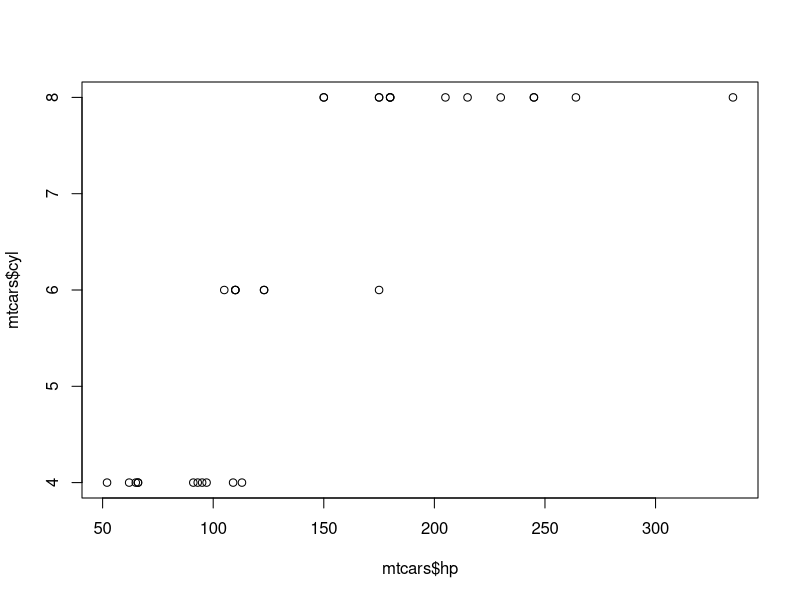
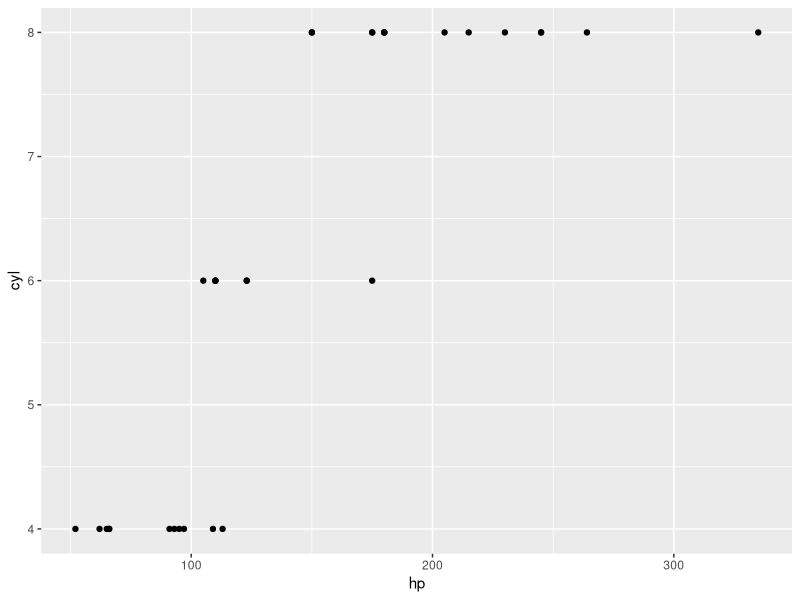
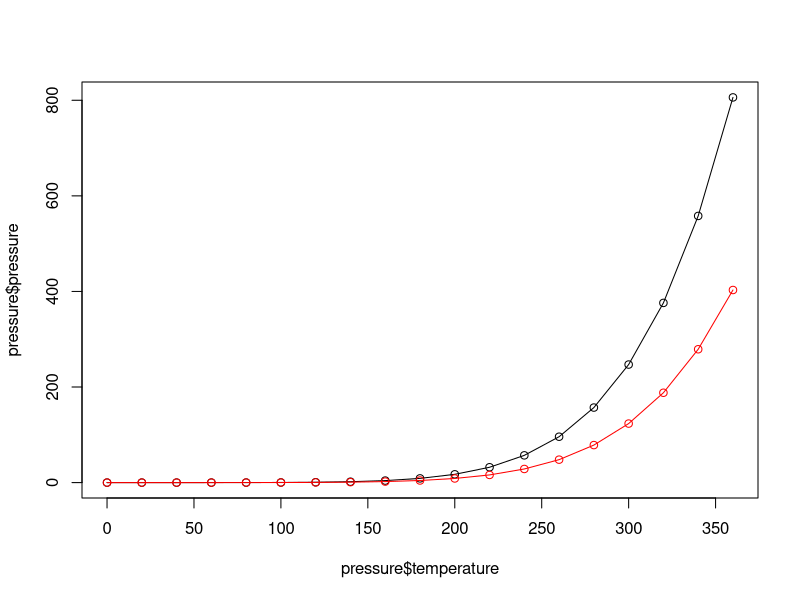
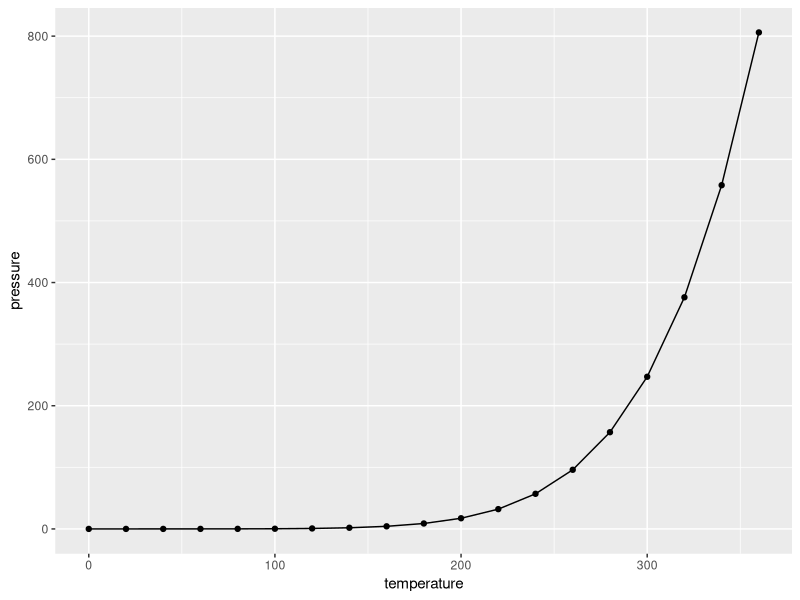
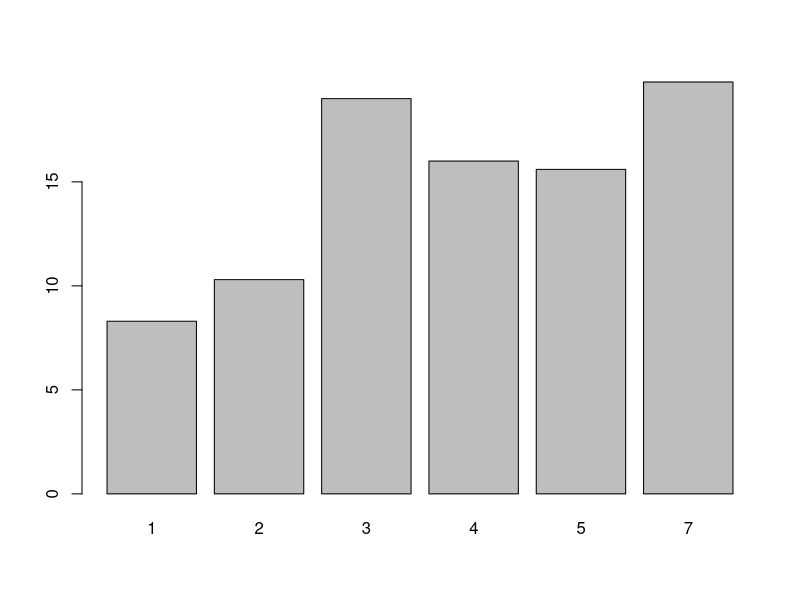
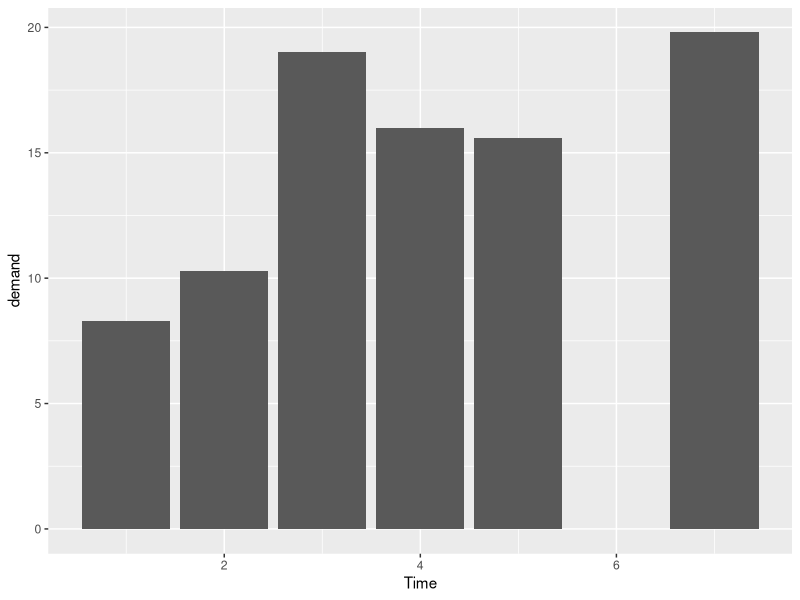
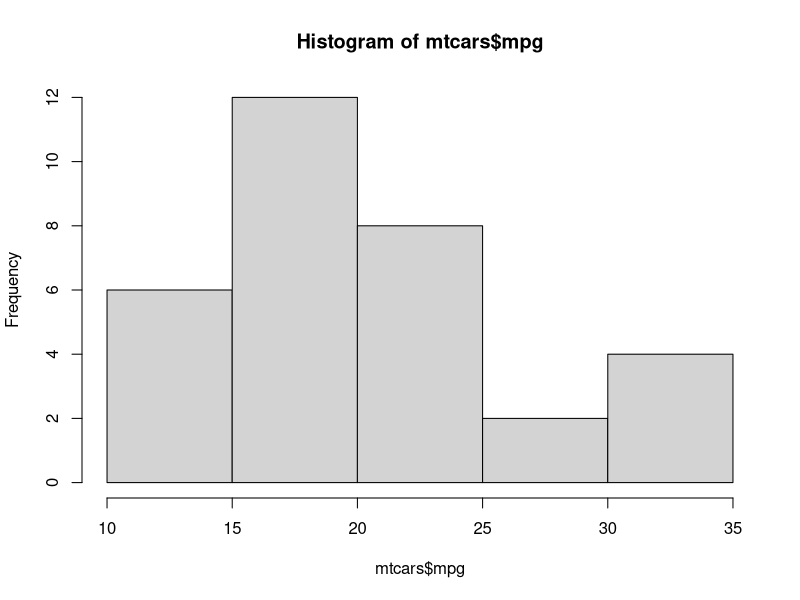
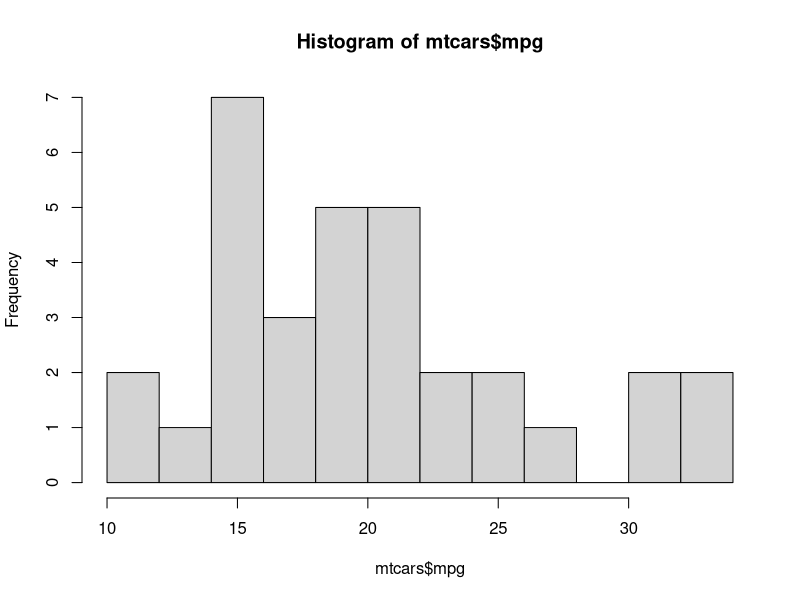

Reproduce these figures in R, in order.

library("ggplot2")

# 2.1 Построение scatter plot
##############################################
# Использовать базовую функцию plot()
View(mtcars)
plot(mtcars$hp, mtcars$cyl)

# Использовать функцию ggplot                 
ggplot(mtcars, aes(x=hp, y=cyl)) + geom_point()
###############################################


# 2.2 Построение a Line Graph
########################################################
# add points and/or multiple lines
plot(pressure$temperature, pressure$pressure, type="l")
points(pressure$temperature, pressure$pressure)
lines(pressure$temperature, pressure$pressure/2, col="red")
points(pressure$temperature, pressure$pressure/2, col="red")

#Using ggplot2 if two vectors are already in the same data frame
ggplot(pressure, aes(x=temperature, y=pressure)) + geom_line() + geom_point()
#####################################################################


#2.3 Creating a Bar Graph
####################################################################
# Using barplot()
barplot(BOD$demand, names.arg=BOD$Time)

# Using ggplot2 If the vector is in a data frame
# Bar graph of values. This uses the BOD data frame, with the
#"Time" column for x values and the "demand" column for y values.
ggplot(BOD, aes(x=Time, y=demand)) + geom_bar(stat="identity")
##################################################################


# 2.4 Creating a Histogram
##################################################################
# Using hist()
hist(mtcars$mpg)
# Specify approximate number of bins with breaks
hist(mtcars$mpg, breaks=10)

ggplot(mtcars, aes(x=mpg)) + geom_histogram(binwidth=4)
##################################################################


# 2.5 Creating a Box Plot
####################################################################
# Using plot()
plot(ToothGrowth$supp, ToothGrowth$len)

# If the two vectors are in the same data frame
# Formula syntax
boxplot(len ~ supp, data = ToothGrowth)
# Put interaction of two variables on x-axis
boxplot(len ~ supp + dose, data = ToothGrowth)

# Пример 1. Создание базового Box Plot с использованием ggplot2
# Если у вас есть набор данных, например, ToothGrowth, и вы хотите построить Box Plot для переменной len по группам supp, то код будет следующим:
# Создаем Box Plot для переменной 'len' по группам 'supp' в данных ToothGrowth
ggplot(ToothGrowth, aes(x = supp, y = len)) +
  geom_boxplot() +
  labs(title = "Box Plot of ToothGrowth Length by Supplement", 
       x = "Supplement Type", 
       y = "Tooth Length")

# Пример 2. Добавление второго фактора, например, переменной dose
# Чтобы добавить второй фактор, например, dose, на ось x, и увидеть взаимодействие между переменными, можно использовать следующий код:
# Box Plot с двумя факторами: 'supp' и 'dose'
ggplot(ToothGrowth, aes(x = interaction(supp, dose), y = len)) +
  geom_boxplot() +
  labs(title = "Box Plot of ToothGrowth Length by Supplement and Dose", 
       x = "Supplement and Dose", 
       y = "Tooth Length")

# Здесь функция interaction(supp, dose) создает комбинацию значений двух факторов на оси x, что позволяет визуализировать их взаимодействие.

# Пример 3. Создание диаграммы с цветовой кодировкой
# Вы можете также добавить цветовую кодировку для различных уровней факторов, например, для supp:
# Box Plot с цветовой кодировкой по 'supp'
ggplot(ToothGrowth, aes(x = supp, y = len, fill = supp)) +
  geom_boxplot() +
  labs(title = "Box Plot of ToothGrowth Length by Supplement", 
       x = "Supplement Type", 
       y = "Tooth Length") +
  scale_fill_manual(values = c("orange", "blue"))

# Здесь добавлена настройка цветов для различных типов supp с использованием scale_fill_manual().

# Пример 4. Настройка внешнего вида и добавление дополнительных элементов
# Для того чтобы улучшить визуализацию, можно добавить горизонтальные линии, отобразить медиану и настроить внешний вид диаграммы:
ggplot(ToothGrowth, aes(x = supp, y = len, fill = supp)) +
  geom_boxplot(outlier.shape = 1, outlier.colour = "red") +  # выделяем выбросы
  geom_jitter(width = 0.2, shape = 16, colour = "black") +  # добавление точек
  labs(title = "Box Plot of ToothGrowth Length by Supplement", 
       x = "Supplement Type", 
       y = "Tooth Length") +
  theme_minimal()  # использование минималистичной темы

# В этом примере добавляются точки, чтобы увидеть отдельные наблюдения (с помощью geom_jitter()) и выделяются выбросы красным цветом.

# Пример 5. Визуализация Box Plot с множественными группами (например, по обеим переменным)
# Если вы хотите строить график для нескольких групп одновременно, то можно просто использовать несколько уровней на оси x:
# Box Plot для 'supp' и 'dose' в одном графике
ggplot(ToothGrowth, aes(x = supp, y = len, fill = factor(dose))) +
  geom_boxplot() +
  labs(title = "Box Plot of ToothGrowth Length by Supplement and Dose", 
       x = "Supplement Type", 
       y = "Tooth Length") +
  scale_fill_manual(values = c("lightgreen", "purple", "pink"))

# Здесь мы используем переменную dose для цветовой кодировки (с помощью fill = factor(dose)).

####################################################################

